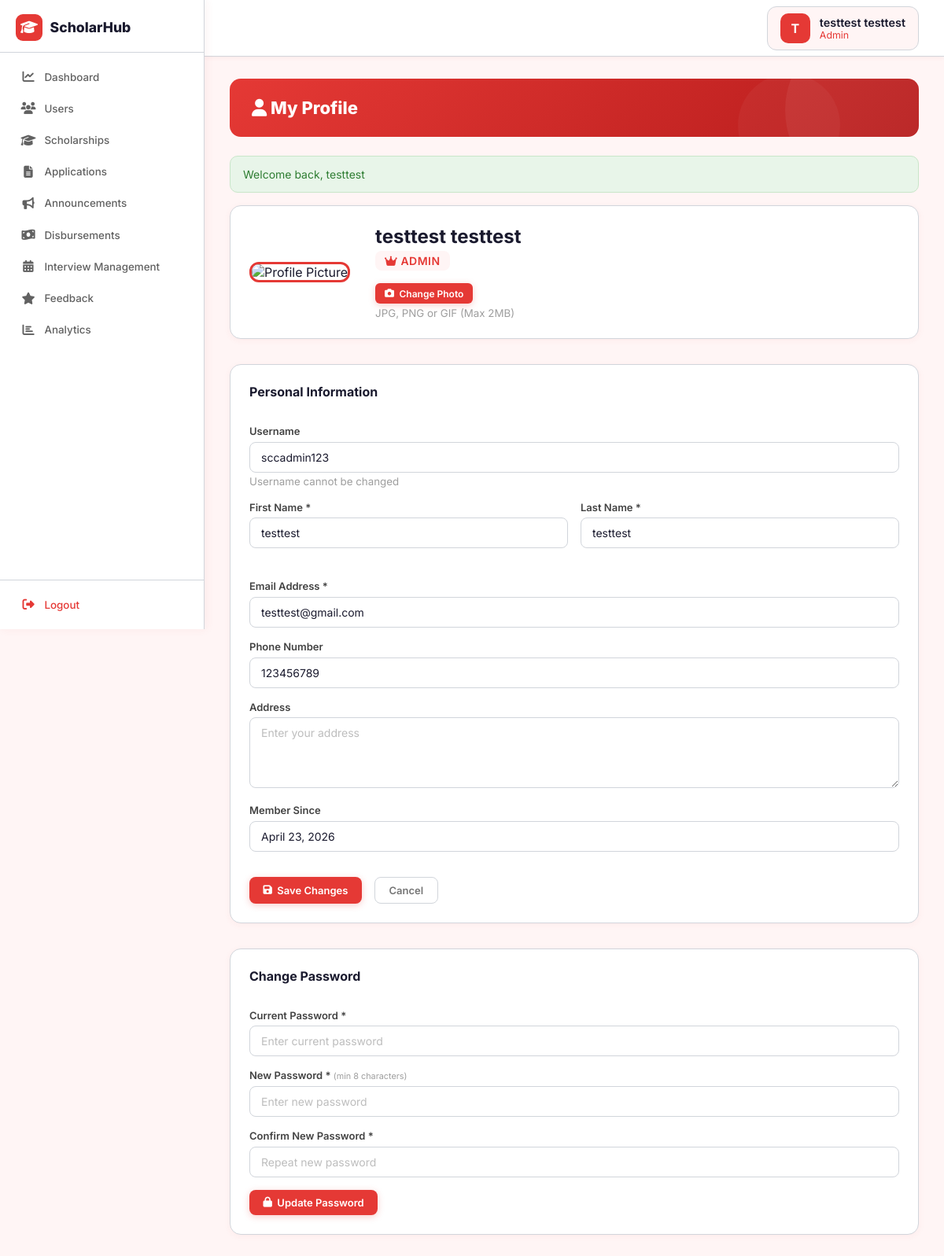
The app's page /admin/profile.php (signed in) with its own data.
### tables this page shows
CREATE TABLE `users` (
  `id` int(11) NOT NULL,
  `username` varchar(100) NOT NULL,
  `student_id` varchar(50) DEFAULT NULL COMMENT 'Student ID number - used as username for students',
  `password` varchar(255) NOT NULL,
  `first_name` varchar(100) NOT NULL,
  `last_name` varchar(100) NOT NULL,
  `email` varchar(150) NOT NULL,
  `phone` varchar(50) DEFAULT NULL,
  `address` text DEFAULT NULL,
  `profile_picture` varchar(500) DEFAULT NULL,
  `role` enum('admin','student','staff') DEFAULT 'student',
  `active` tinyint(1) DEFAULT 1,
  `email_verified` tinyint(1) DEFAULT 0,
  `created_at` datetime DEFAULT current_timestamp(),
  `updated_at` datetime DEFAULT current_timestamp() ON UPDATE current_timestamp()
);

### admin/profile.php (the view, shortened to what this page needs)
<?php
$pdo = getPDO();
$user_id = $_SESSION['user_id'];
$stmt = $pdo->prepare('SELECT id, username, first_name, last_name, email, phone, address, role, profile_picture, created_at FROM users WHERE id = :id');
$stmt->execute([':id' => $user_id]);
$user = $stmt->fetch(PDO::FETCH_ASSOC);
?>
<?php
$base_path = '../';
require_once __DIR__ . '/../includes/modern-header.php';
require_once __DIR__ . '/../includes/modern-sidebar.php';
?>
<div class="page-header">
  <h1><i class="fas fa-user"></i> My Profile</h1>
</div>
<?php if (!empty($_SESSION['success'])): ?>
  <div class="alert alert-success"><?= htmlspecialchars($_SESSION['success']); unset($_SESSION['success']); ?></div>
<?php endif; ?>
<div class="content-card" style="margin-bottom: var(--space-xl);">
  <div style="display: flex; align-items: center; gap: var(--space-xl);">
    <div style="position: relative;">
      <?php
      $profile_pic = !empty($user['profile_picture']) && file_exists(__DIR__ . '/../' . $user['profile_picture'])
        ? '../' . $user['profile_picture']
        : '../assets/image/default-avatar.svg';
      ?>
      <img src="<?= htmlspecialchars($profile_pic) ?>" alt="Profile Picture"
           style="width: 120px; height: 120px; border-radius: var(--r-lg); object-fit: cover; border: 3px solid var(--red-primary); box-shadow: var(--shadow-md);">
    </div>
    <div style="flex: 1;">
      <h2 style="margin: 0 0 var(--space-xs) 0; font-size: 1.5rem; color: var(--gray-900);">
        <?= htmlspecialchars($user['first_name'] . ' ' . $user['last_name']) ?>
      </h2>
      <p style="margin: 0 0 var(--space-sm) 0; color: var(--gray-600); font-size: 0.875rem; text-transform: uppercase; letter-spacing: 0.5px; font-weight: 600;">
        <span style="display: inline-block; background: var(--peach-ghost); color: var(--peach); padding: 4px 12px; border-radius: var(--r-md);">
          <i class="fas fa-crown"></i> <?= htmlspecialchars(ucfirst($user['role'] ?? 'Admin')) ?>
        </span>
      </p>
      <form method="POST" enctype="multipart/form-data" style="margin-top: var(--space-md);">
        <label for="profilePicInput" class="btn btn-primary btn-sm" style="cursor: pointer;">
          <i class="fas fa-camera"></i> Change Photo
        </label>
        <small class="text-muted" style="display: block; margin-top: var(--space-xs);">JPG, PNG or GIF (Max 2MB)</small>
      </form>
    </div>
  </div>
</div>
<div class="content-card">
  <h3 style="margin-bottom: var(--space-xl);">Personal Information</h3>
  <form method="POST">
    <div class="form-group">
      <label class="form-label">Username</label>
      <input type="text" class="form-input" value="<?= htmlspecialchars($user['username'] ?? '') ?>" disabled>
      <small class="text-muted">Username cannot be changed</small>
    </div>
    <div class="grid-2" style="margin-bottom: var(--space-lg);">
      <div class="form-group">
        <label class="form-label">First Name *</label>
        <input type="text" name="first_name" class="form-input" value="<?= htmlspecialchars($user['first_name'] ?? '') ?>" required>
      </div>
      <div class="form-group">
        <label class="form-label">Last Name *</label>
        <input type="text" name="last_name" class="form-input" value="<?= htmlspecialchars($user['last_name'] ?? '') ?>" required>
      </div>
    </div>
    <div class="form-group">
      <label class="form-label">Email Address *</label>
      <input type="email" name="email" class="form-input" value="<?= htmlspecialchars($user['email'] ?? '') ?>" required>
    </div>
    <div class="form-group">
      <label class="form-label">Phone Number</label>
      <input type="text" name="phone" class="form-input" value="<?= htmlspecialchars($user['phone'] ?? '') ?>" placeholder="+63 912 345 6789">
    </div>
    <div class="form-group">
      <label class="form-label">Address</label>
      <textarea name="address" class="form-input" rows="3" placeholder="Enter your address"><?= htmlspecialchars($user['address'] ?? '') ?></textarea>
    </div>
    <div class="form-group">
      <label class="form-label">Member Since</label>
      <input type="text" class="form-input" value="<?= date('F d, Y', strtotime($user['created_at'])) ?>" disabled>
    </div>
    <div style="display: flex; gap: var(--space-md); margin-top: var(--space-xl);">
      <button type="submit" class="btn btn-primary"><i class="fas fa-save"></i> Save Changes</button>
      <a href="dashboard.php" class="btn btn-ghost">Cancel</a>
    </div>
  </form>
</div>
<div class="content-card" style="margin-top: var(--space-xl);">
  <h3 style="margin-bottom: var(--space-xl);">Change Password</h3>
  <form method="POST">
    <div class="form-group">
      <label class="form-label">Current Password *</label>
      <input type="password" name="current_password" class="form-input" required placeholder="Enter current password">
    </div>
    <div class="form-group">
      <label class="form-label">New Password * <small>(min 8 characters)</small></label>
      <input type="password" name="new_password" class="form-input" required minlength="8" placeholder="Enter new password">
    </div>
    <div class="form-group">
      <label class="form-label">Confirm New Password *</label>
      <input type="password" name="confirm_new_password" class="form-input" required minlength="8" placeholder="Repeat new password">
    </div>
    <button type="submit" class="btn btn-primary"><i class="fas fa-lock"></i> Update Password</button>
  </form>
</div>
<?php require_once __DIR__ . '/../includes/modern-footer.php'; ?>

### includes/modern-header.php (shortened to what this page needs)
<!DOCTYPE html>
<html lang="en">
<head>
  <link rel="stylesheet" href="https://cdnjs.cloudflare.com/ajax/libs/font-awesome/6.5.1/css/all.min.css" />
</head>
<body>
<?php
$navUser   = $_SESSION['user'] ?? [];
$navUserId = $_SESSION['user_id'] ?? 0;
$navPic    = null;
$navName   = 'User';
$navRole   = $navUser['role'] ?? 'student';
if ($navUserId) {
    try {
        $navStmt = $pdo->prepare('SELECT first_name, last_name, profile_picture FROM users WHERE id = :id');
        $navStmt->execute([':id' => $navUserId]);
        $navRow = $navStmt->fetch(PDO::FETCH_ASSOC);
        if ($navRow) {
            $navName = trim(($navRow['first_name'] ?? '') . ' ' . ($navRow['last_name'] ?? '')) ?: ($navUser['username'] ?? 'User');
            $navPic  = !empty($navRow['profile_picture']) && file_exists(__DIR__ . '/../' . $navRow['profile_picture'])
                ? ($base_path ?? '../') . $navRow['profile_picture'] : null;
        }
    } catch (Exception $e) {}
}
?>
<nav class="top-navbar">
  <div class="navbar-right">
    <a href="<?= ($base_path ?? '../') ?><?= $navRole === 'admin' ? 'admin' : ($navRole === 'staff' ? 'staff' : 'students') ?>/profile.php" class="navbar-user" style="text-decoration:none;">
      <div class="navbar-user-avatar">
        <?php if ($navPic): ?>
          <img src="<?= htmlspecialchars($navPic) ?>" alt="Profile">
        <?php else: ?>
          <?= strtoupper(substr($navName, 0, 1)) ?>
        <?php endif; ?>
      </div>
      <div>
        <div class="navbar-user-name"><?= htmlspecialchars($navName) ?></div>
        <div class="navbar-user-role"><?= ucfirst(htmlspecialchars($navRole)) ?></div>
      </div>
    </a>
  </div>
</nav>

### includes/modern-header.php (style rules this page uses)
*, *::before, *::after { margin: 0; padding: 0; box-sizing: border-box; }
html { -webkit-font-smoothing: antialiased; }
body { font-family: 'Inter', -apple-system, BlinkMacSystemFont, 'Segoe UI', sans-serif; background: #FFF5F5; color: #1a1a2e; opacity: 0; animation: pageLoad 0.18s ease 0.02s forwards; }
.top-navbar { position: fixed; top: 0; left: 260px; right: 0; height: 72px; background: #fff; border-bottom: 1px solid #D1D5DB; display: flex; align-items: center; justify-content: space-between; padding: 0 2rem; z-index: 200; box-shadow: 0 1px 6px rgba(229,57,53,0.07); }
.navbar-right { display: flex; align-items: center; gap: 1rem; }
.navbar-user { display: flex; align-items: center; gap: 0.75rem; background: #FFF5F5; border: 1.5px solid #D1D5DB; border-radius: 12px; padding: 0.5rem 1rem; cursor: pointer; }
.navbar-user-avatar { width: 38px; height: 38px; border-radius: 10px; background: #E53935; color: #fff; display: flex; align-items: center; justify-content: center; font-size: 1rem; font-weight: 700; flex-shrink: 0; overflow: hidden; }
.navbar-user-name { font-size: 0.9rem; font-weight: 600; color: #1a1a2e; }
.navbar-user-role { font-size: 0.775rem; color: #E53935; }
.page-header { background: linear-gradient(135deg, #E53935 0%, #B71C1C 100%); border-radius: 14px; padding: 1.5rem 1.75rem; margin-bottom: 1.5rem; position: relative; overflow: hidden; display: flex; align-items: center; justify-content: space-between; flex-wrap: wrap; gap: 1rem; }
.page-header::before { content: ''; position: absolute; width: 220px; height: 220px; border-radius: 50%; background: rgba(255,255,255,0.06); top: -70px; right: -50px; pointer-events: none; }
.page-header::after { content: ''; position: absolute; width: 130px; height: 130px; border-radius: 50%; background: rgba(255,255,255,0.04); bottom: -50px; right: 100px; pointer-events: none; }
.page-header h1, .page-header h2 { font-size: 1.375rem; font-weight: 800; color: #fff; margin: 0; position: relative; z-index: 1; }
.content-card { background: #fff; border-radius: 14px; padding: 1.5rem; border: 1.5px solid #D1D5DB; box-shadow: 0 2px 8px rgba(229,57,53,0.05); margin-bottom: 1.5rem; }
.content-card h3 { font-size: 1rem; font-weight: 700; color: #1a1a2e; margin-bottom: 1rem; }
.btn { display: inline-flex; align-items: center; justify-content: center; gap: 0.4rem; padding: 0.5rem 1.1rem; border-radius: 8px; font-size: 0.8125rem; font-weight: 600; border: none; cursor: pointer; font-family: inherit; text-decoration: none; transition: all 0.15s ease; white-space: nowrap; }
.btn-primary { background: #E53935; color: #fff; box-shadow: 0 2px 8px rgba(229,57,53,0.25); }
.btn-ghost { background: transparent; color: #757575; border: 1.5px solid #D1D5DB; }
.btn-sm { padding: 0.35rem 0.75rem; font-size: 0.75rem; border-radius: 6px; }
.alert { padding: 0.875rem 1rem; border-radius: 10px; margin-bottom: 1rem; font-size: 0.875rem; display: flex; align-items: center; gap: 0.5rem; }
.alert-success { background: #E8F5E9; color: #2E7D32; border: 1px solid #C8E6C9; }
.form-group { margin-bottom: 1rem; }
.form-label { display: block; font-size: 0.8125rem; font-weight: 600; color: #424242; margin-bottom: 0.35rem; }
.form-group > label { display: block; font-size: 0.8125rem; font-weight: 600; color: #424242; margin-bottom: 0.35rem; }
.form-group > label small { font-weight: 400; color: #9E9E9E; }
.form-control, .form-input { width: 100%; padding: 0.625rem 0.875rem; border: 1.5px solid #D1D5DB; border-radius: 8px; font-size: 0.875rem; font-family: inherit; color: #1a1a2e; background: #fff; transition: border-color 0.2s, box-shadow 0.2s; }
.form-control::placeholder, .form-input::placeholder { color: #BDBDBD; }
textarea.form-control, textarea.form-input, .form-textarea { width: 100%; padding: 0.625rem 0.875rem; border: 1.5px solid #D1D5DB; border-radius: 8px; font-size: 0.875rem; font-family: inherit; color: #1a1a2e; background: #fff; resize: vertical; min-height: 90px; transition: border-color 0.2s, box-shadow 0.2s; }
.grid-2 { display: grid; grid-template-columns: 1fr 1fr; gap: 1rem; }
.text-muted { color: #9E9E9E; }
:root { --space-xs:0.25rem;--space-sm:0.5rem;--space-md:1rem;--space-lg:1.5rem;--space-xl:2rem;--space-2xl:3rem;--space-3xl:4rem; --r-sm:6px;--r-md:8px;--r-lg:12px;--r-xl:16px;--r-full:9999px; --gray-50:#fafafa;--gray-100:#f5f5f5;--gray-200:#D1D5DB;--gray-700:#616161;--gray-900:#1a1a2e; --peach:#E53935;--peach-ghost:#FFF5F5;--peach-pale:#FFEBEE;--red-primary:#E53935;--red-dark:#B71C1C; }

### records on screen
users: substr($navName, 0, 1) "T", navName "testtest testtest", role "Admin", first_name+last_name "testtest testtest", role "ADMIN", username "sccadmin123", first_name "testtest", last_name "testtest", email "testtest@gmail.com", phone "123456789", created_at "April 23, 2026"

### other values on screen
$_SESSION['success'] "Welcome back, testtest"
